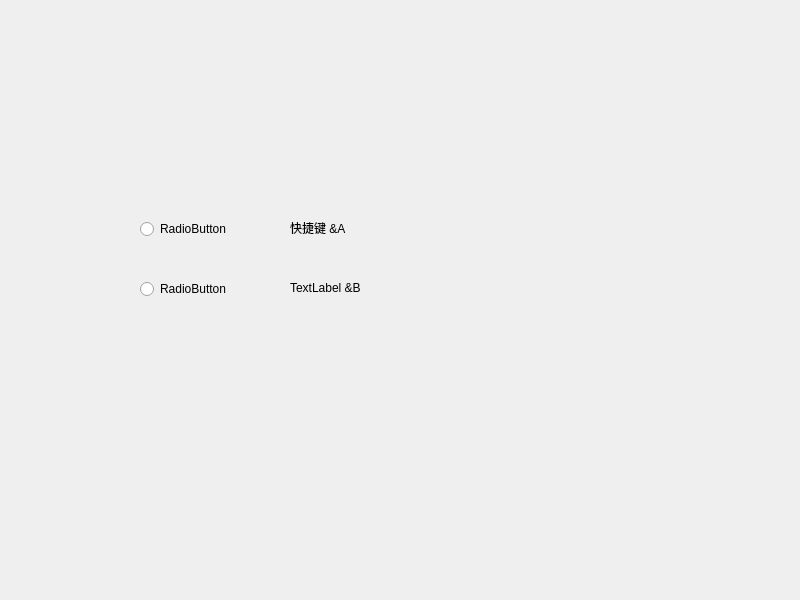
<?xml version="1.0" encoding="UTF-8"?>
<ui version="4.0">
 <class>Widget</class>
 <widget class="QWidget" name="Widget">
  <property name="geometry">
   <rect>
    <x>0</x>
    <y>0</y>
    <width>800</width>
    <height>600</height>
   </rect>
  </property>
  <property name="windowTitle">
   <string>Widget</string>
  </property>
  <widget class="QRadioButton" name="radioButton">
   <property name="geometry">
    <rect>
     <x>140</x>
     <y>220</y>
     <width>91</width>
     <height>18</height>
    </rect>
   </property>
   <property name="text">
    <string>RadioButton</string>
   </property>
  </widget>
  <widget class="QRadioButton" name="radioButton_2">
   <property name="geometry">
    <rect>
     <x>140</x>
     <y>280</y>
     <width>91</width>
     <height>18</height>
    </rect>
   </property>
   <property name="text">
    <string>RadioButton</string>
   </property>
  </widget>
  <widget class="QLabel" name="label">
   <property name="geometry">
    <rect>
     <x>290</x>
     <y>220</y>
     <width>121</width>
     <height>16</height>
    </rect>
   </property>
   <property name="text">
    <string>快捷键 &amp;A</string>
   </property>
  </widget>
  <widget class="QLabel" name="label_2">
   <property name="geometry">
    <rect>
     <x>290</x>
     <y>280</y>
     <width>111</width>
     <height>16</height>
    </rect>
   </property>
   <property name="text">
    <string>TextLabel &amp;B</string>
   </property>
  </widget>
 </widget>
 <resources/>
 <connections/>
</ui>
